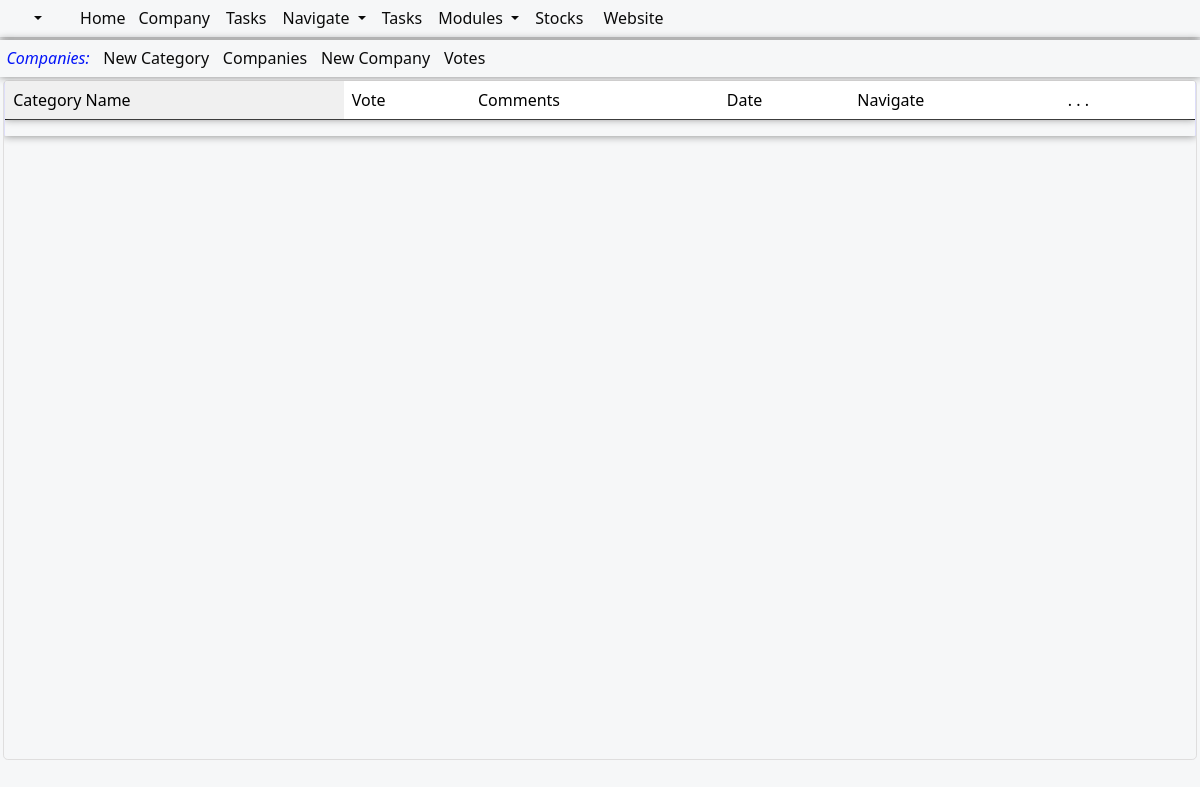
The page /Categories/ on the database as committed earlier.
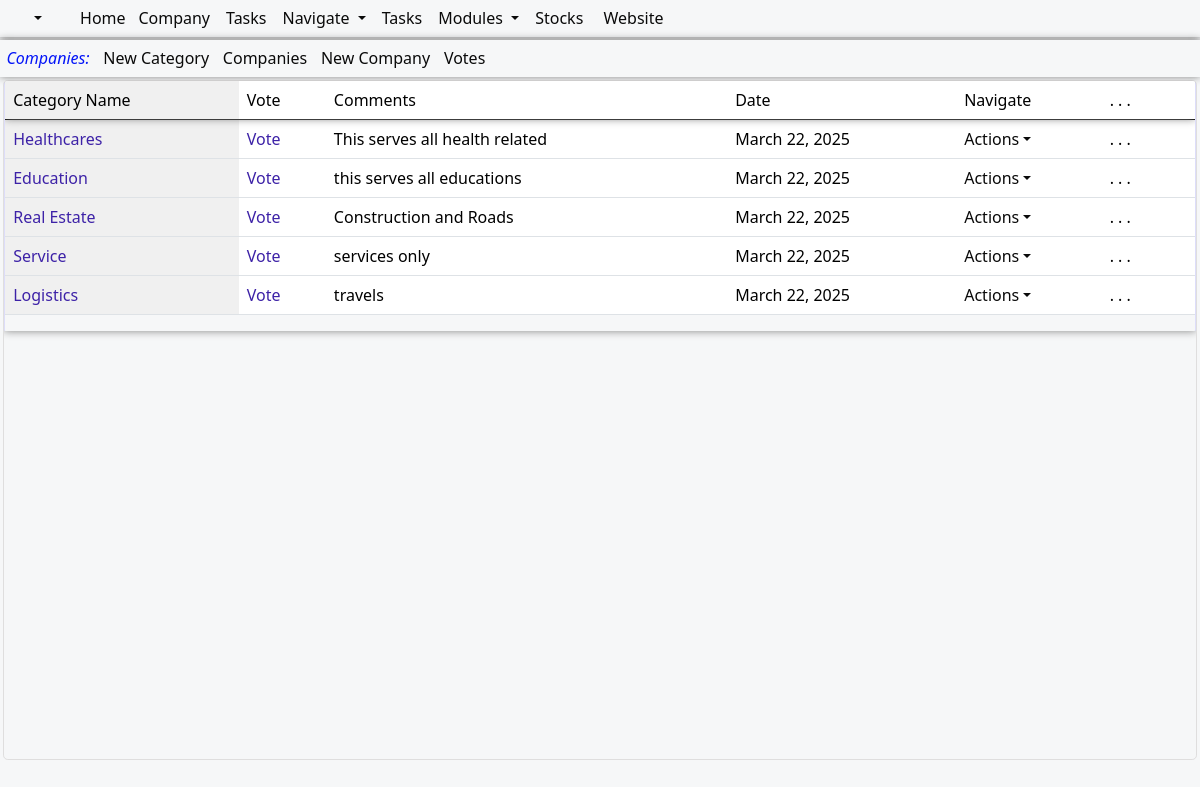
The same page on the database as committed later.
### awards/models.py (models this page shows, shortened)
class CategoriesModel(models.Model):
    name= models.CharField(max_length=30,blank=False,null=True)
    comments= models.CharField(null=True, blank=True, max_length=30)
    date=models.DateField(blank=True,null=True,auto_now_add=True)

### awards/views.py (the view)
# urls.py: path('Categories/', views.categories, name="categories"),
def categories(request):
    try:
        title="Main Categories"
        allifqueryset=CategoriesModel.objects.all()
        context = {
            "title":title,
            "allifqueryset":allifqueryset,
        }
        return render(request,'awards/categories/categories.html',context)
    except Exception as ex:
        error_context={'error_message': ex,}
        return render(request,'awards/error/error.html',error_context)

### awards/templates/awards/categories/categories.html (shortened to what this page needs)
{% extends 'awards/base/uimainbase/allifmaaluibase.html'%}
{% load humanize %}
{% block body %}
<div class="allifmaal-main-container">
<div class="card-header">
  <div class="row mt-12" >
  <div class="col-md-12">
  <div class="container-fluid amel-content-header">
    <a class="amel-table-list-identifier">Companies:</a>
    <a href="{% url 'awards:addCategory' %}">New Category</a>
    <a href="{% url 'awards:companies' %}">Companies</a>
    <a href="{% url 'awards:addCompany' %}">New Company</a>
    <a href="{% url 'awards:votes' %}">Votes</a>
  </div>
    </div>
    </div>
  </div>
    <div class="allifmaincontainer">
<div class="row mt-12">
  <div class="col-md-12">
  <div class="allif-scroll-table">
    <div class="table-responsive allif-full-table">
    <table class="table table-layout">
      <thead>
        <tr class="allif-table-header-row">
        <td class="allif-fix-table-col">Category Name</td>
        <td>Vote</td>
        <td>Comments</td>
        <td>Date</td>
        <td>Navigate</td>
        <td> . . . </td>
        <td></td>
        </tr>
        </thead>
        <tbody class="allif-table-body">
        {% for item in allifqueryset %}
        <tr data-id="{{item.id}}">
        <td class="allif-fix-table-col"><a class="allif-table-links" href="{% url 'awards:editCategory' item.id %}">{{item.name}}</a></td>
        <td class="allif-fix-table-col"><a class="allif-table-links" href="{% url 'awards:votecategory' item.id %}">Vote</a></td>
        <td>
          {{item.comments}}
        </td>
        <td>
            {{item.date}}
          </td>
        <td>
          <div class="dropdown allifmaal-content-dropdown">
            <a href="#" onclick="showDropdown(event, this)" class="dropdown-toggle dropdown-item" type="button" id="dropdownMenuButton1" data-bs-toggle="dropdown" aria-expanded="false">Actions</a>
          </div>
        </td>
       <td> . . . </td>
       <td></td>
    </tr>
    {% endfor %}
      </tbody>
    </table>
    </div>
   </div>
</div>
</div>
</div>
</div>
  {% endblock %}

Rows that differ between the two databases and show on the page:
added CategoriesModel: name "Healthcares", comments "This serves all health related", date "March 22, 2025"
added CategoriesModel: name "Education", comments "this serves all educations", date "March 22, 2025"
added CategoriesModel: name "Real Estate", comments "Construction and Roads", date "March 22, 2025"
added CategoriesModel: name "Service", comments "services only", date "March 22, 2025"
added CategoriesModel: name "Logistics", comments "travels", date "March 22, 2025"
